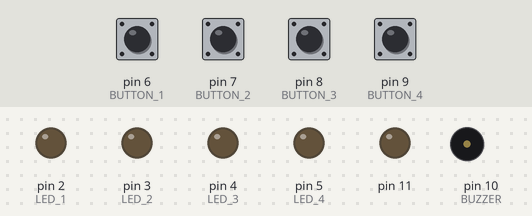
Bench run of a sketch on a simulated Arduino Uno, built with avr-gcc and run on an emulated ATmega328P. Shown: output pins drawn as LEDs (lit = HIGH), buzzer (waves = sounding). The inputs (shaded band) are chosen by the test bench; at power-on: pin 6 (BUTTON_1), pin 7 (BUTTON_2), pin 8 (BUTTON_3), pin 9 (BUTTON_4) HIGH. Random numbers use the default seed unless the sketch sets one.

Above: at 5.5 s.
5.6 s: pin 6 (BUTTON_1) pulled LOW for 0.2 s
At 5.67 s:
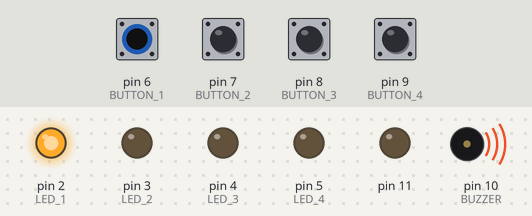
At 6.23 s:
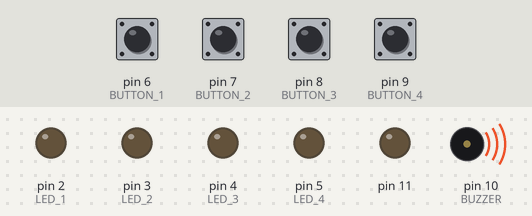
8.8 s: pin 7 (BUTTON_2) pulled LOW for 1 s
At 9.87 s:
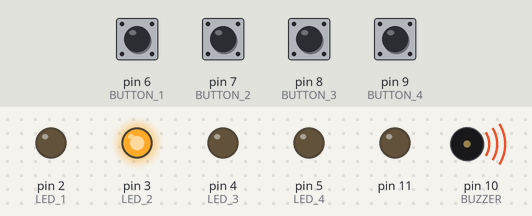
Timing chart, 0 to 16.8 s (numbered marks = the images above; inputs shaded):
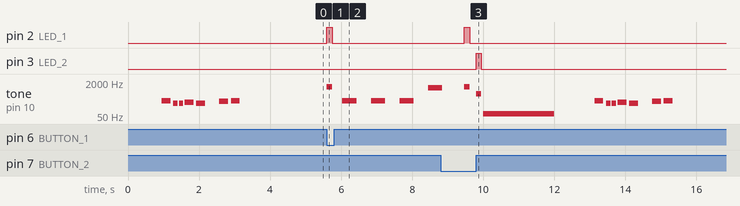

The sketch:

simonSays551.ino
```cpp
#include <NewhavenLCDSerial.h>
/*************************************************
* Public Constants
*************************************************/
#define NOTE_B0 31
#define NOTE_C1 33
#define NOTE_CS1 35
#define NOTE_D1 37
#define NOTE_DS1 39
#define NOTE_E1 41
#define NOTE_F1 44
#define NOTE_FS1 46
#define NOTE_G1 49
#define NOTE_GS1 52
#define NOTE_A1 55
#define NOTE_AS1 58
#define NOTE_B1 62
#define NOTE_C2 65
#define NOTE_CS2 69
#define NOTE_D2 73
#define NOTE_DS2 78
#define NOTE_E2 82
#define NOTE_F2 87
#define NOTE_FS2 93
#define NOTE_G2 98
#define NOTE_GS2 104
#define NOTE_A2 110
#define NOTE_AS2 117
#define NOTE_B2 123
#define NOTE_C3 131
#define NOTE_CS3 139
#define NOTE_D3 147
#define NOTE_DS3 156
#define NOTE_E3 165
#define NOTE_F3 175
#define NOTE_FS3 185
#define NOTE_G3 196
#define NOTE_GS3 208
#define NOTE_A3 220
#define NOTE_AS3 233
#define NOTE_B3 247
#define NOTE_C4 262
#define NOTE_CS4 277
#define NOTE_D4 294
#define NOTE_DS4 311
#define NOTE_E4 330
#define NOTE_F4 349
#define NOTE_FS4 370
#define NOTE_G4 392
#define NOTE_GS4 415
#define NOTE_A4 440
#define NOTE_AS4 466
#define NOTE_B4 494
#define NOTE_C5 523
#define NOTE_CS5 554
#define NOTE_D5 587
#define NOTE_DS5 622
#define NOTE_E5 659
#define NOTE_F5 698
#define NOTE_FS5 740
#define NOTE_G5 784
#define NOTE_GS5 831
#define NOTE_A5 880
#define NOTE_AS5 932
#define NOTE_B5 988
#define NOTE_C6 1047
#define NOTE_CS6 1109
#define NOTE_D6 1175
#define NOTE_DS6 1245
#define NOTE_E6 1319
#define NOTE_F6 1397
#define NOTE_FS6 1480
#define NOTE_G6 1568
#define NOTE_GS6 1661
#define NOTE_A6 1760
#define NOTE_AS6 1865
#define NOTE_B6 1976
#define NOTE_C7 2093
#define NOTE_CS7 2217
#define NOTE_D7 2349
#define NOTE_DS7 2489
#define NOTE_E7 2637
#define NOTE_F7 2794
#define NOTE_FS7 2960
#define NOTE_G7 3136
#define NOTE_GS7 3322
#define NOTE_A7 3520
#define NOTE_AS7 3729
#define NOTE_B7 3951
#define NOTE_C8 4186
#define NOTE_CS8 4435
#define NOTE_D8 4699
#define NOTE_DS8 4978

#define LED_1 2
#define LED_2 3
#define LED_3 4
#define LED_4 5

#define BUTTON_1 6
#define BUTTON_2 7
#define BUTTON_3 8
#define BUTTON_4 9

#define BUZZER  10

int ROUNDS_TO_WIN = 8;  //Controls Number of rounds (elements in sequence)
int WAIT_TIME = 3000; // Wait Time for User entry
int playSpeed = 150; // Speed of playback of sequence: less value means faster and hence tougher

NewhavenLCDSerial lcd(11);

byte gameBoard[32]; // Moves Array
byte gameRound = 0; // Keeps track of current round
int rows = 2;      // number of rows
int cols = 16;     // number of columns
char letter;

// Array for Game Load Graphics
int initLine0[16] = {255, 255, ' ', 'S', 'i', 'm', 'o', 'n', ' ', 'S', 'a', 'y', 's', ' ', 255, 255};
int initLine1[16] = {255, 255, 255,  ' ', 'B', 'y', ' ', 'A', 'n', 'a', 'y', ' ', ' ', 255, 255,255};


void setup() {
  // put your setup code here, to run once:
lcd.clear();
lcd.setContrast(38);
lcd.setBrightness(4);


  //Enable pull ups on inputs
  pinMode(BUTTON_1, INPUT_PULLUP);
  pinMode(BUTTON_2, INPUT_PULLUP);
  pinMode(BUTTON_3, INPUT_PULLUP);
  pinMode(BUTTON_4, INPUT_PULLUP);

  pinMode(LED_1, OUTPUT);
  pinMode(LED_2, OUTPUT);
  pinMode(LED_3, OUTPUT);
  pinMode(LED_4, OUTPUT);

  pinMode(BUZZER, OUTPUT);


  lcd.clear();


}

void loop() {

game_init();
waitForStart();


}


void game_init() {

// Game Start Animation - Splash Screen

    for (int j = 0; j<cols; j++) {
      lcd.setCursor(0,j);
      lcd.write(initLine0[j]);
      lcd.setCursor(1,j);
      lcd.write(initLine1[j]);
      delay(50);

      //lcd.clear();
    }
    initMusic();
delay(500);

    for(int i=0; i<3; i++)
    {lcd.clear();
    delay(100);
    display_intro();
    delay(100);}

}

void display_intro()
{
//Supplement to Game Start Animation

   for (int j = 0; j<cols; j++) {
      lcd.setCursor(0,j);
      lcd.write(initLine0[j]);
      lcd.setCursor(1,j);
      lcd.write(initLine1[j]);

      //lcd.clear();
    }
  }
void waitForStart(void)
{
// Waits for user entry to select game mode.
  lcd.clear();

  lcd.setCursor(0,0);
      lcd.print("Level:   1:Easy");
      lcd.setCursor(1,0);
      lcd.print("2.Medium 3:Hard");

      long startTime = millis();
// Changes value for the 3 parameters based on user choice.
  while ( (millis() - startTime) < 600000)

  {
     int diffi = wait_for_input();
        switch(diffi){
          case 1:
           ROUNDS_TO_WIN = 8;
 WAIT_TIME = 3000;
 playSpeed = 150;
break;
case 2:
 ROUNDS_TO_WIN = 12;
 WAIT_TIME = 2500;
playSpeed = 100;
break;
case 3:
 ROUNDS_TO_WIN = 16;
 WAIT_TIME = 2000;
 playSpeed = 75;
break;
}
         if(diffi == 1 || diffi == 2 || diffi == 3)
  {
    delay(200);
if (play_memory() == true)
      {
       play_winner(); // Player Won!
      break;
      }
    else
      play_loser(); // Player lost :(
      break;


}
  }

}

 void play_winner()
 {
   lcd.clear();
      lcd.setCursor(0,0);      // row 0, column 5
      lcd.print("CONGRATULATIONS");    // display text
      lcd.setCursor(1,3);      // row 0, column 5
      lcd.print("=)  YOU WON!  =)");    // display text
      playWinTune(); // Win Tune - Star WARS!
  }

void play_loser(void)
{
  //Function to take care of incorrect moves
 lcd.clear();
 lcd.setCursor(0,0);
      lcd.print("   Wrong Move   ");
      lcd.setCursor(1,0);
      lcd.print(":( TRY AGAIN!");

 tone(BUZZER, NOTE_C2);
 delay(2000);
 noTone(BUZZER);
 delay(200);

 }

void playWinTune(void)

{
//Star Wars Tone
 tone(BUZZER, NOTE_C4);
 delay(1000);
 tone(BUZZER, NOTE_G4);
 delay(1000);
 tone(BUZZER, NOTE_F4);
 delay(250);
 tone(BUZZER, NOTE_E4);
 delay(250);
 tone(BUZZER, NOTE_D4);
 delay(250);
 tone(BUZZER, NOTE_C5);
 delay(1000);
 tone(BUZZER, NOTE_G4);
 delay(500);
 tone(BUZZER, NOTE_F4);
 delay(250);
 tone(BUZZER, NOTE_E4);
 delay(250);
 tone(BUZZER, NOTE_D4);
 delay(250);
 tone(BUZZER, NOTE_C5);
 delay(1000);
 tone(BUZZER, NOTE_G4);
 delay(500);
 tone(BUZZER, NOTE_F4);
 delay(250);
 tone(BUZZER, NOTE_E4);
 delay(250);
 tone(BUZZER, NOTE_F4);
 delay(250);
 tone(BUZZER, NOTE_D4);
 delay(2000);

 noTone(BUZZER);

 delay(250);

  }


void initMusic()
{
  // Game Start Music
  // notes in the melody:
  int melody[] = {NOTE_C4, NOTE_G3,NOTE_G3, NOTE_A3, NOTE_G3,0, NOTE_B3, NOTE_C4};
// note durations: 4 = quarter note, 8 = eighth note, etc.:
  int noteDurations[] = {4, 8, 8, 4,4,4,4,4 };


  for (int thisNote = 0; thisNote < 8; thisNote++) {
    // to calculate the note duration, take one second
    // divided by the note type.
    //e.g. quarter note = 1000 / 4, eighth note = 1000/8, etc.
    int noteDuration = 1000/noteDurations[thisNote];
    tone(BUZZER, melody[thisNote],noteDuration);
    // to distinguish the notes, set a minimum time between them.
    // the note's duration + 30% seems to work well:
    int pauseBetweenNotes = noteDuration * 1.30;
    delay(pauseBetweenNotes);
    // stop the tone playing:
    noTone(BUZZER);


  }

}
  byte checkButton(void)
{
  if (digitalRead(BUTTON_1) == 0) return(1);
  else if (digitalRead(BUTTON_2) == 0) return(2);
  else if (digitalRead(BUTTON_3) == 0) return(3);
  else if (digitalRead(BUTTON_4) == 0) return(4);

  return(0);
}

byte wait_for_button(void)
{
  long startTime = millis();

  while ( (millis() - startTime) < WAIT_TIME) // Loop until wait time to wait for user input
  {
    byte button = checkButton();

    if (button != 0)
    {
      toner(button, 150); // Play tone for pressed button

      while(checkButton() != 0) ;  // Waiting for user to release button

      delay(10); // Debouncing

      return button;
    }

  }

   return 0; // User timed out
}

byte wait_for_input(void)
{
// An alternate method similar to wait_for_button method above but without the constraint of wait time

  while (1)
  {
    byte button = checkButton();

    if (button != 0)
    {
      toner(button, 150); // Play tone for pressed button

      while(checkButton() != 0) ;  // Waiting for user to release button

      delay(10); // Debouncing

      return button;
    }

  }

   return 0; // If we get here, we've timed out!
}

void toner(byte which, int buzz_length_ms)
{//This Function is to play the tone and light up the corresponding LED when user presses a button
  setLED(which); //Turn on a given LED

  //Play the sound associated with the given LED
  switch(which)
  {
  case 1:
    tone(BUZZER, NOTE_D6);
    delay(buzz_length_ms);
    noTone(BUZZER);
    break;
  case 2:
    tone(BUZZER, NOTE_CS5);
    delay(buzz_length_ms);
    noTone(BUZZER);
    break;
  case 3:
    tone(BUZZER, NOTE_GS5);
    delay(buzz_length_ms);
    noTone(BUZZER);
    break;
  case 4:
    tone(BUZZER, NOTE_DS5);
    delay(buzz_length_ms);
    noTone(BUZZER);
    break;
  }

 setLED(0); // Turn off all LEDs
}

void setLED(int num)
{
  //Function to handle LED lights turning on and off
  switch(num)
  {
  case 0:
    digitalWrite(LED_1, LOW);
    digitalWrite(LED_2, LOW);
    digitalWrite(LED_3, LOW);
    digitalWrite(LED_4, LOW);
    break;
  case 1:
    digitalWrite(LED_1, HIGH);
    break;
  case 2:
    digitalWrite(LED_2, HIGH);
    break;
  case 3:
    digitalWrite(LED_3, HIGH);
    break;
  case 4:
    digitalWrite(LED_4, HIGH);
    break;
  }


  }


  boolean play_memory(void)
{
  //Game Function
  randomSeed(millis()); // Seed the random generator with random amount of millis()
lcd.clear();
lcd.setCursor(0,0);
      lcd.print(" Game Begins In ");

        for(int i=3;i>0;i--)
        {
          lcd.setCursor(1,7);
      lcd.print(i);
      tone(BUZZER, NOTE_C4,400);
       delay(800);
      }

lcd.setCursor(1,7);
      lcd.print("GO!");
      tone(BUZZER, NOTE_C6,400);
      delay(1000);
      lcd.clear();
  gameRound = 0; // Reset the gameround to 0
//Loop through rounds
  while (gameRound < ROUNDS_TO_WIN)
  {

    lcd.setCursor(0,0);
      lcd.print("Turn: ");
      lcd.print(gameRound+1);
      lcd.print(" of ");
      lcd.print(ROUNDS_TO_WIN);
    add_to_moves(); // Add a key to the current moves, then play them back

    playMoves(); // Play back the current sequence of moves
lcd.setCursor(1, 0);
    lcd.print("                ");
    // Then require the player to repeat the sequence.
    for (byte currentMove = 0 ; currentMove < gameRound ; currentMove++)
    {
      lcd.setCursor(0,7);

      byte choice = wait_for_button(); // wait for user input

      if (choice == 0) return false; // If wait timed out, player loses

      if (choice != gameBoard[currentMove]) return false; // If the choice is wrong, player loses
    }
    lcd.setCursor(1, 0);
    lcd.print("                ");
    delay(1000); // Player is correct, move to next round
  }

  return true; // Player successfully enetered all moves correctly. Player Wins!
}


void add_to_moves(void)
{
  //Add a number from 1 to 5 to moves array
  byte newButton = random(1, 5); //min (included), max (exluded)
  gameBoard[gameRound++] = newButton; // Add this new button to the game array
}

void playMoves(void)
{
  //Playback moves currently stored in array

  for (byte currentMove = 0 ; currentMove < gameRound ; currentMove++)
  {
    toner(gameBoard[currentMove], 150);
    lcd.setCursor(1,currentMove);
    lcd.print(gameBoard[currentMove]);

    delay(playSpeed);

  }
}
```

NewhavenLCDSerial.h
```cpp
/*
 NewhavenLCDSerial.h - Library for controlling a Newhaven Serial LCD module with RS-232 via Software Serial

 Based on serLCD by version 1.5 by Jordan Hochenbaum and Cody B. Null


*/
#ifndef NewhavenLCDSerial_h
#define NewhavenLCDSerial_h

#include "SoftwareSerial.h"
#include <Print.h>
#if ARDUINO >= 100
#include "Arduino.h"       // for delayMicroseconds,digitalPinToBitMask, etc
#else
#include "WProgram.h"      // for delayMicroseconds
#include "pins_arduino.h"  // for digitalPinToBitMask, etc
#endif

#define LCD_DELAY_SHORT 	150
#define LCD_DELAY_LONG  	1550
#define LCD_DELAY_VERYLONG	11

#define LCD_CMD_PREFIX		0xFE
// Commands
#define LCD_DISPLAYON		0x41
#define LCD_DISPLAYOFF	 	0x42
#define LCD_SETCURSOR		0x45
#define LCD_HOME		0x46
#define LCD_UNDERLINEON		0x47
#define LCD_UNDERLINEOFF	0x48
#define LCD_MOVECURSORLEFT	0x49
#define LCD_MOVECURSORRIGHT	0x4A
#define LCD_BLINKON		0x4B
#define LCD_BLINKOFF		0x4C
#define LCD_BACKSPACE		0x4E
#define LCD_CLEAR		0x51
#define LCD_CONTRAST		0x52
#define LCD_BRIGHTNESS		0x53
#define LCD_LOADCUSTOMCHAR	0x54
#define LCD_MOVELEFT		0x55
#define LCD_MOVERIGHT		0x56
#define LCD_SETBAUDRATE		0x61
#define LCD_SETI2CADDR		0x62
#define LCD_DISPLAYFIRMWARE	0x70
#define LCD_DISPLAYBAUDRATE	0x71
#define LCD_DISPLAYI2CADDR	0x72


// Flags for display size
#define LCD_2LINE		0x02
#define LCD_4LINE		0x04
#define LCD_16CHAR		0x10
#define LCD_20CHAR		0x14

//  Flags for setting display size
#define LCD_SET2LINE		0x06
#define LCD_SET4LINE		0x05
#define LCD_SET16CHAR		0x04
#define LCD_SET20CHAR		0x03

class NewhavenLCDSerial : public SoftwareSerial {

public:
	NewhavenLCDSerial (int pin);

	void clear();
//	void clearLine(int);
	void home();
	void setBrightness(int);
	void setContrast(int);
//	void setSplash();
//	void toggleSplash();

	void blink();
	void noBlink();
	void cursor();
	void noCursor();
	void display();
	void noDisplay();

	void setCursor(int, int);
//	void selectLine(int);

	void setBaudRate(int);
	void backspace();
	void moveCursorLeft();
	void moveCursorRight();
	void moveLeft();
	void moveRight();
	void displayBaudRate();
	void displayI2CAddress();
//	void createChar(int, uint8_t[]);
//	void printCustomChar(int);

private:
	void commandShort(uint8_t);
	void commandLong(uint8_t);
	void commandVeryLong(uint8_t);

	uint8_t _displayfunction;
	uint8_t _displaycontrol;
	uint8_t _displaymode;
	uint8_t _numlines;
	uint8_t _numchars;
	uint8_t _rowoffset;
};

#endif
```

Measured:
- after the input at 5.6 s, pin 2 (LED_1): LOW → HIGH at once, → LOW 0.15 s later; tone on pin 10 (BUZZER): plays 1175 Hz for 0.15 s, 262 Hz for 0.40 s, 262 Hz for 0.40 s, 262 Hz for 0.40 s, 1047 Hz for 0.35 s, starting at once
- after the input at 8.8 s, pin 3 (LED_2): LOW → HIGH after 1.0 s, → LOW 0.15 s later
- by itself, tone on pin 10 (BUZZER): plays 262 Hz for 0.25 s, 196 Hz for 0.13 s, 196 Hz for 0.13 s, 220 Hz for 0.25 s, 196 Hz for 0.25 s, 247 Hz for 0.25 s … (7 notes in this stretch)
